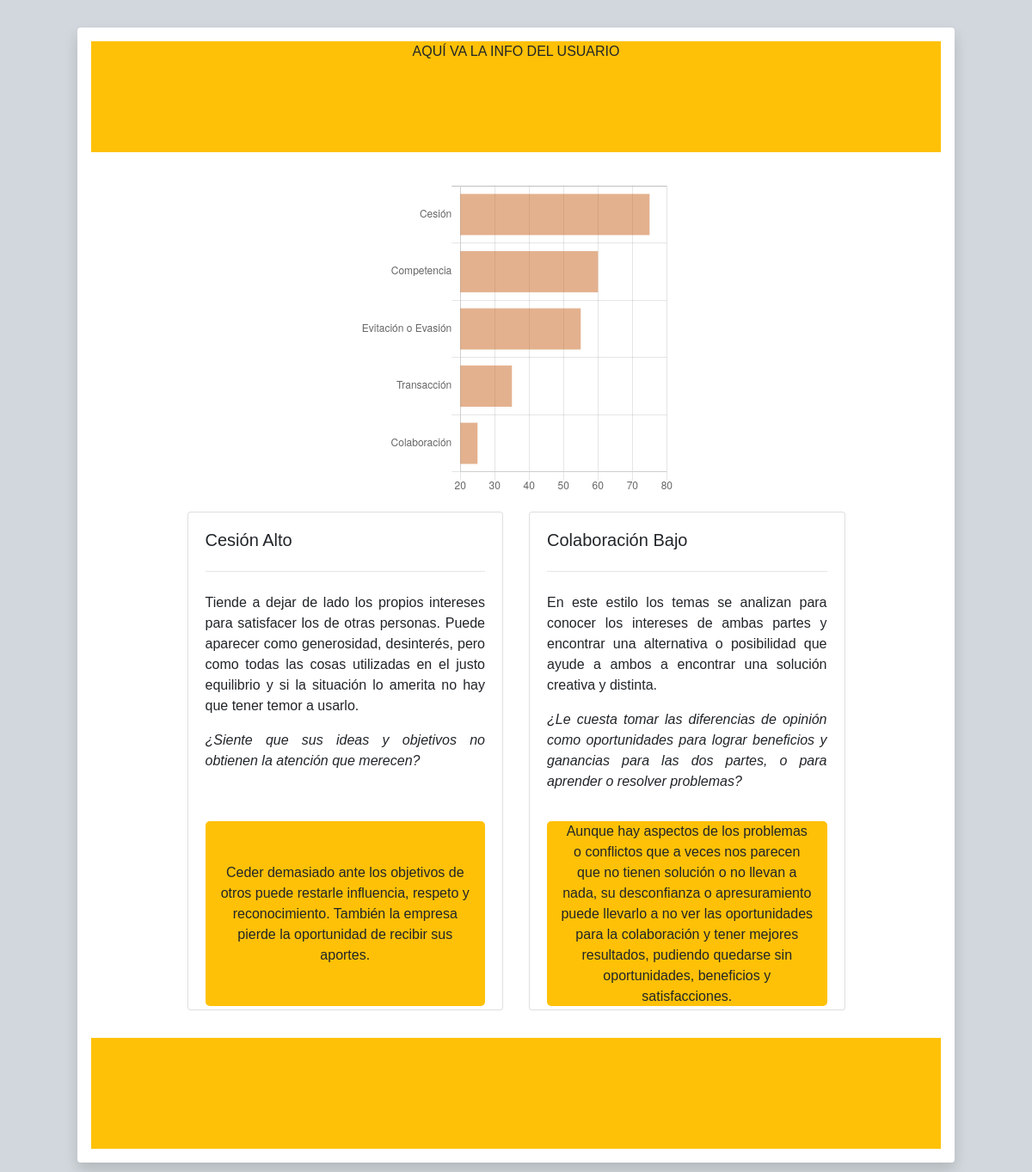
Page /INTERESES/5/certificate on the committed database.
### INTERESES/models.py (models this page shows, shortened)
class Variant(models.Model):
    id = models.IntegerField(primary_key=True)
    variant = models.CharField(max_length=25)
    question = models.CharField(max_length=200)
    conclusion = models.CharField(max_length=200)

class Attribute(models.Model):
    id = models.IntegerField(primary_key=True)
    attribute = models.CharField(max_length=20)
    description = models.CharField(max_length=200)
    attributes = models.ManyToManyField(Variant)
    image_url = models.CharField(max_length=200, default="#")
    def __str__(self):
        return self.attribute

### INTERESES/views.py (the view)
# urls.py: path('<int:answer_id>/certificate', views.certificate, name='certificate'),
def certificate(request, answer_id):
    answer = Answer.objects.get(pk=answer_id)
    attributes = answer.attributes.all().order_by('-percentage')
    max_attr = attributes[0]
    max_variant = max_attr.attribute.attributes.get(variant="Alto")
    min_attr = attributes[4]
    min_variant = min_attr.attribute.attributes.get(variant="Bajo")
    context = {
        'answer': answer,
        'attributes': attributes,
        'max_attr': attributes[0],
        'max_variant': max_variant,
        'min_attr': min_attr,
        'min_variant': min_variant,
        'variants': [max_variant, min_variant]
    }
    return render(request, 'INTERESES/certificate.html', context=context)

### INTERESES/models.py (called while the page is built)
    def __str__(self):
        return str(self.percentage)

### INTERESES/templates/INTERESES/certificate.html (shortened to what this page needs)
{% load IC_extras %}
{% load static %}
<html>
<head>
    <link rel="stylesheet" href="https://stackpath.bootstrapcdn.com/bootstrap/4.4.1/css/bootstrap.min.css">
    <link rel="stylesheet" type="text/css" href="{% static 'INTERESES/certificate.css' %}">
</head>
<body>
<div class="container-fluid">
    <div id="certificate-container" class="center-me-hor">
        <div id="certificate"  class="jumbotron shadow p-3 mb-5 bg-white rounded" style="margin-top:2rem">
            <div id="certificate-head">
                AQUÍ VA LA INFO DEL USUARIO
            </div>
            <div id="certificate-body">
                <div id="graph" class="center-me-hor">
                    <canvas id="attrChart" width="400" height="400"></canvas>
                </div>
                <div id="attributes" class="row justify-content-md-center">
                    {% for variant in variants %}
                        <div class="col-5">
                            <div class="card">
                                <div class="card-body text-justify">
                                    <div style="height: 60%">
                                    <h5 class="card-title">{{ variant.attribute_set.first }} {{ variant.variant }}</h5>
                                    <hr class="my-4">
                                    <p class="card-text">
                                        {{ variant.attribute_set.first.description }}
                                    </p>
                                    <p class="font-italic">
                                        {{ variant.question }}
                                    </p>
                                    </div>
                                    <div class="card-foot">
                                        {{ variant.conclusion }}
                                    </div>
                                </div>
                            </div>
                        </div>
                    {% endfor %}
                </div>
            </div>
            <div id="certificate-footer">
            </div>
        </div>
    </div>
</div>
</body>
<script>
var ctx = document.getElementById('attrChart').getContext('2d');
var myChart = new Chart(ctx, {
    type: 'horizontalBar',
    data: {
        labels: [
            {% for percentage in attributes %}
                "{{ percentage.attribute.attribute }}",
            {% endfor %}
        ],
        datasets: [{
            data: [
                {% for percentage in attributes %}
                    {{ percentage }},
                {% endfor %}
            ],
            backgroundColor: 'rgba(200,100,30,0.5)',
        }]
    },
    options: {
        legend: {
            display: false,
            fontColor: 'black',
        },
    }
});
</script>

### INTERESES/static/INTERESES/certificate.css (style rules this page uses)
body { margin: 0; width: 100%; }
#certificate { background-color: white; }
#certificate-body { background-color: white; }

### INTERESES/templates/INTERESES/certificate.html (style rules this page uses)
:root { --main-orange: #ffc107; }
.center-me-hor { margin: 0 auto; }
body { margin: 0px; font-family: Helvetica neue; background-color: gray; width: 100%; background-color: #d1d7dc; font-family: 'Fira Sans', sans-serif; }
#certificate-container { width: 85vw; }
#certificate { width: 85vw; height: 110vw; }
#certificate-head { height: 10%; background-color: var(--main-orange); text-align: center; }
#certificate-body { height: 80%; padding: 2rem; }
#certificate-footer { height: 10%; background-color: var(--main-orange); }
#graph { height: 40%; width: 40%; }
#attrChart { max-height: 100%; }
#attributes { height: 60%; }
#attributes .card { height: 100% !important; }
.card-foot { background-color: var(--main-orange); height: 40%; width: 100%; padding: 1rem; border-radius: 5px; display: flex; justify-content: center; align-items: center; text-align: center; }

### rows in the picture
Variant: attribute_set.first "Cesión", variant "Alto", attribute_set.first.description "Tiende a dejar de lado los propios intereses para satisfacer los de otras personas. Puede aparecer como generosidad, desinterés, pero como todas las cosas utilizadas en el justo equilibrio y si la situación lo amerita no hay que tener temor a usarlo.", question "¿Siente que sus ideas y objetivos no obtienen la atención que merecen?", conclusion "Ceder demasiado ante los objetivos de otros puede restarle influencia, respeto y reconocimiento. También la empresa pierde la oportunidad de recibir sus aportes."
Variant: attribute_set.first "Colaboración", variant "Bajo", attribute_set.first.description "En este estilo los temas se analizan para conocer los intereses de ambas partes y encontrar una alternativa o posibilidad que ayude a ambos a encontrar una solución creativa y distinta.", question "¿Le cuesta tomar las diferencias de opinión como oportunidades para lograr beneficios y ganancias para las dos partes, o para aprender o resolver problemas?", conclusion "Aunque hay aspectos de los problemas o conflictos que a veces nos parecen que no tienen solución o no llevan a nada, su desconfianza o apresuramiento puede llevarlo a no ver las oportunidades para la colaboración y tener mejores resultados, pudiendo quedarse sin oportunidades, beneficios y satisfacciones."

### other values in the picture
chart data {{ percentage.attribute.attribute }} Cesión, Competencia, Evitación o Evasión, Transacción, Colaboración
chart data {{ percentage }} 75, 60, 55, 35, 25
